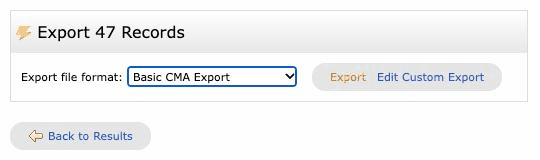
#> input picture dev/package/images/comps-export.png, 540 x 160 px
$ python extract_colors.py ../../../dev/package/images/comps-export.png
#> lines starting #> are read from the running program, lines starting #| are printed output that depends on the picture
### skills/agent-profile/scripts/_shared/design.py
"""Color palette for file-mode outputs, derived from the agent's brand color.

Usage in a skill:
    from _shared import design
    t = design.theme(profile.get("brand"), side="buyer")
    html_head = f"<style>{design.css_vars(t)}</style>"

Every renderer takes colors from theme()/party_colors(); none hard-codes brand hex values.
See docs/architecture.md#brand-colors for the rules implemented here.
"""
import colorsys
import math
import re

DEFAULTS = {"buyer": "#1A74AD", "seller": "#C2410C"}
# "Both" marker: navy by default; the others are fallbacks when navy is too close to a party color.
BOTH_CANDIDATES = ["#1F3A5F", "#5A6672", "#6B4A3A", "#0F766E", "#6B21A8", "#9A6B00"]

# True grays, with no hue: a slate gray reads as a second, blue hue beside the brand (the net sheet's payoff bar, the
# deck's listings). The lightness of the earlier slate grays, so contrast is unchanged.
NEUTRALS = {
    "text": "#1A1A1A",
    "muted": "#5E5E5E",
    "bg": "#FFFFFF",
    "grey": "#A6A6A6",
    "grey_light": "#C2C2C2",
}

# Status colors never follow the brand. Each has a base, a darker text shade, a background and a border.
STATUS = {
    "good": {"base": "#2E7D5B", "strong": "#1D5C41", "bg": "#E6F4EC", "border": "#CDEBDA"},
    "caution": {"base": "#B7791F", "strong": "#8A5A12", "bg": "#FDF3DC", "border": "#E9B95C"},
    "risk": {"base": "#B3261E", "strong": "#8C1D17", "bg": "#FBE9E7", "border": "#F1C4BC"},
}

# Share of white mixed into the brand color for each tint (calibrated on the prototype buyer theme).
TINTS = {"accent": 0.44, "soft": 0.76, "rule": 0.88, "callout": 0.93, "panel": 0.96}

# Share of white mixed into each party color: soft for text on dark party fills, bg for row and panel backgrounds.
PARTY_TINTS = {"soft": 0.80, "bg": 0.88}

# WCAG contrast targets against white.
AA, AAA, DEEP = 4.5, 7.0, 10.0

STATUS_MIN_DISTANCE = 0.10  # OKLab distance below which a status color is shifted away from the brand (DS-2: 0.1+ reads
                            # as a different color)
PARTY_MIN_DISTANCE = 0.12  # OKLab distance below which two party colors count as "the same"

_HEX = re.compile(r"^#?([0-9a-fA-F]{3}|[0-9a-fA-F]{6})$")


# --- color math -------------------------------------------------------------

# [11 lines left out: function parse_hex, not called in this run]


def _rgb(hex_):
    h = hex_.lstrip("#")
    return tuple(int(h[i:i + 2], 16) / 255 for i in (0, 2, 4))


def _hex(rgb):
    return "#" + "".join(f"{round(max(0.0, min(1.0, c)) * 255):02X}" for c in rgb)


def _lin(c):
    return c / 12.92 if c <= 0.04045 else ((c + 0.055) / 1.055) ** 2.4


def _unlin(c):
    return 12.92 * c if c <= 0.0031308 else 1.055 * c ** (1 / 2.4) - 0.055


def luminance(hex_):
    r, g, b = (_lin(c) for c in _rgb(hex_))
    return 0.2126 * r + 0.7152 * g + 0.0722 * b


def contrast(a, b="#FFFFFF"):
    la, lb = sorted((luminance(a), luminance(b)), reverse=True)
    return (la + 0.05) / (lb + 0.05)


def to_oklab(hex_):
    r, g, b = (_lin(c) for c in _rgb(hex_))
    l = 0.4122214708 * r + 0.5363325363 * g + 0.0514459929 * b
    m = 0.2119034982 * r + 0.6806995451 * g + 0.1073969566 * b
    s = 0.0883024619 * r + 0.2817188376 * g + 0.6299787005 * b
    l, m, s = (math.copysign(abs(v) ** (1 / 3), v) for v in (l, m, s))
    return (
        0.2104542553 * l + 0.7936177850 * m - 0.0040720468 * s,
        1.9779984951 * l - 2.4285922050 * m + 0.4505937099 * s,
        0.0259040371 * l + 0.7827717662 * m - 0.8086757660 * s,
    )


# [9 lines left out: function _oklab_to_linear, not called in this run]


def to_oklch(hex_):
    L, a, b = to_oklab(hex_)
    return L, math.hypot(a, b), math.degrees(math.atan2(b, a)) % 360


# [18 lines left out: function from_oklch, not called in this run]


def distance(a, b):
    """Perceptual distance (OKLab). About 0.02 is barely visible; 0.1+ reads as a different color."""
    return math.dist(to_oklab(a), to_oklab(b))


def mix_white(hex_, t):
    """Tint: mix t (0..1) of white into the color, in sRGB like CSS color-mix()."""
    return _hex(c + (1 - c) * t for c in _rgb(hex_))


# [15 lines left out: function darken_to, not called in this run]


def rotate(hex_, degrees):
    L, C, H = to_oklch(hex_)
    return from_oklch(L, C, (H + degrees) % 360)


def is_light(hex_):
    return contrast(hex_) < AA


def is_neutral(hex_):
    """True for black, white and greys (no clear hue)."""
    return to_oklch(hex_)[1] < 0.03


# [12 lines left out: function hue_name, not called in this run]


# Names a non-technical user would recognise, for confirming colors in plain words.
NAMED = {
    "Black": "#111111", "Charcoal": "#36454F", "Slate Gray": "#5A6672", "Gray": "#8A8F96",
    "Silver": "#C0C4C8", "White": "#FFFFFF", "Ivory": "#F8F4E6", "Cream": "#F3E9D2",
    "Beige": "#D9C7A7", "Tan": "#C19A6B", "Brown": "#6B4A3A", "Chocolate": "#4A2C20",
    "Navy": "#1F3A5F", "Midnight Blue": "#172554", "Royal Blue": "#2451B7", "Cobalt": "#0047AB",
    "Blue": "#1A74AD", "Steel Blue": "#4682B4", "Sky Blue": "#7FB8E6", "Light Blue": "#BCD9F0",
    "Teal": "#0F766E", "Turquoise": "#2EC4B6", "Aqua": "#7FDBDA", "Mint": "#A8E6CF",
    "Forest Green": "#1E5631", "Dark Green": "#0B6E4F", "Emerald": "#0B8457", "Green": "#2E7D32",
    "Sage": "#9CAF88", "Olive": "#6B6B2A", "Lime": "#9BCB3B", "Gold": "#D4AF37",
    "Mustard": "#B8860B", "Yellow": "#F2C94C", "Champagne": "#E8D7B0", "Orange": "#E8751A",
    "Burnt Orange": "#C2410C", "Rust": "#A0461F", "Terracotta": "#C8634A", "Coral": "#F2765F",
    "Peach": "#F6B99A", "Red": "#C62828", "Crimson": "#A51C30", "Brick Red": "#8E2B1F",
    "Burgundy": "#8C1D40", "Maroon": "#6D1A2A", "Pink": "#E88AA8", "Blush": "#F2C4CE",
    "Magenta": "#C2185B", "Plum": "#6A2C5E", "Purple": "#6B21A8", "Lavender": "#B8A6D9",
}


def color_name(hex_):
    """Closest plain-language name ('Navy', 'Burnt Orange') for confirming a color with the user."""
    return min(NAMED, key=lambda name: distance(hex_, NAMED[name]))


# --- brand resolution -------------------------------------------------------

# [111 lines left out: functions resolve, _shift_status, theme, party_colors, flat, css_vars, not called in this run]


def pptx_colors(tokens):
    """{name: 'RRGGBB'} for pptxgenjs, which takes hex without '#'."""
    return {k: v.lstrip("#") for k, v in flat(tokens).items()}

### skills/agent-profile/scripts/extract_colors.py
"""Find brand colors in an image (logo, business card, flyer) or on a website.

    python3 scripts/extract_colors.py logo.png          # PNG, JPG, GIF, WebP or SVG
    python3 scripts/extract_colors.py https://janedoerealty.com

Prints JSON: the candidate colors (hex, plain name, how light), a suggested primary, a suggested
buyer/seller split when there are two strong colors, and plain-language notes for the user.
Black, white and greys are skipped; the image is only read, never stored.
"""
import json
import os
import re
import sys
import urllib.parse
import urllib.request
from collections import Counter

sys.path.insert(0, os.path.dirname(os.path.abspath(__file__)))
from _shared import design  # noqa: E402

MERGE_DISTANCE = 0.06  # colors closer than this are one brand color
SPLIT_MIN_SHARE = 0.15  # second color must cover this share of the colored area to offer a split
USER_AGENT = "Mozilla/5.0 (compatible; brand-color-check)"
_HEX_RE = re.compile(r"#([0-9a-fA-F]{6}|[0-9a-fA-F]{3})\b")
_RGB_RE = re.compile(r"rgba?\(\s*(\d{1,3})[\s,]+(\d{1,3})[\s,]+(\d{1,3})")
_VAR_RE = re.compile(r"--[\w-]*(primary|brand|accent|main|theme|secondary)[\w-]*\s*:\s*([^;}\n]+)", re.I)


# --- shared ranking ---------------------------------------------------------

def _merge(weighted, members=False):
    """[(hex, weight)] -> [(hex, weight)] with near-identical colors merged, heaviest first.

    With `members`, each group also lists the hex values merged into it: [(hex, weight, [hex, ...])].
    """
    groups = []
    for hx, w in sorted(weighted, key=lambda x: -x[1]):
        for g in groups:
            if design.distance(g[0], hx) < MERGE_DISTANCE:
                g[1] += w
                g[2].append(hx)
                break
        else:
            groups.append([hx, w, [hx]])
    return [tuple(g) if members else (g[0], g[1]) for g in groups]


def _describe(hx, share=None, evidence=None):
    item = {"hex": hx, "name": design.color_name(hx), "light": design.is_light(hx)}
    if share is not None:
        item["share"] = round(share, 3)
    if evidence:
        item["evidence"] = evidence
    return item


def summarize(candidates, neutral_share=0.0):
    """Build the result from ranked chromatic candidates [(hex, share, evidence)]."""
    colors = [_describe(hx, share, ev) for hx, share, ev in candidates[:4]]
    notes, suggestion = [], {}
    if not colors:
        notes.append("No clear brand color was found (only black, white or grey)."
                     " Charcoal or Navy work well for reports; or share another image or the hex codes.")
        suggestion["alternatives"] = [_describe(design.NAMED["Charcoal"]), _describe(design.NAMED["Navy"])]
        return {"colors": [], "suggestion": suggestion, "notes": notes}

    primary = colors[0]
    suggestion["primary"] = primary["hex"]
    if len(colors) > 1:
        second = colors[1]
        strong = second.get("share", 1.0) >= SPLIT_MIN_SHARE
        if strong and design.distance(primary["hex"], second["hex"]) >= design.PARTY_MIN_DISTANCE:
            suggestion["split"] = {"buyer_primary": primary["hex"], "seller_primary": second["hex"]}
            light = next((c for c in (primary, second) if c["light"]), None)
            if light:
                other = second if light is primary else primary
                notes.append(f"{light['name']} is light, so {other['name']} for all reports is also a good choice.")
    for c in colors[:2]:
        if c["light"]:
            notes.append(f"{c['name']} is too light to read as text, so reports would use a darker shade"
                         f" for text and {c['name']} for accents.")
    if neutral_share > 0.6:
        notes.append("Most of the image is black, white or grey; the colors listed are the accents.")
    return {"colors": colors, "suggestion": suggestion, "notes": notes}


# --- images -----------------------------------------------------------------

# [12 lines left out: function from_svg, not called in this run]


def from_image(path):
    if path.lower().endswith(".svg"):
        return from_svg(path)
    from PIL import Image, UnidentifiedImageError

    try:
        with Image.open(path) as im:
#> im is the input picture: PIL image 540x160 P; mean R, G, B 242.1, 242.8, 243.6
            im = im.convert("RGBA")
#> im: PIL image 540x160 RGBA
            im.thumbnail((200, 200), Image.NEAREST)  # nearest keeps the logo's real colors (no blended edge pixels)
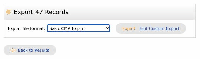
#> im: PIL image 200x59 RGBA; mean R, G, B, A 241.6, 242.4, 243.4, 255
            raw = im.tobytes()  # RGBA bytes; works across Pillow versions
    except (UnidentifiedImageError, OSError) as e:  # PDF, HEIC, a corrupt file: say so instead of a traceback
        return {"ok": False, "colors": [], "suggestion": {}, "source": os.path.basename(path),
                "notes": [f"Can't read this file as an image ({e.__class__.__name__}). Send a PNG or JPG "
                          "(a screenshot of the logo works), or the website address."]}
    pixels = [tuple(raw[i:i + 3]) for i in range(0, len(raw), 4) if raw[i + 3] >= 128]  # skip transparent
#> pixels = 11800 items, first 6: (254, 254, 254), (254, 254, 254), (254, 254, 254), (254, 254, 254), (254, 254, 254), (254, 254, 254)
    if not pixels:
        return summarize([])
    counts, inside = Counter(), {}
    for rgb, n in Counter(pixels).items():  # bucket to 32 levels to group shades, but remember the real pixels
        bucket = "#%02X%02X%02X" % tuple(c // 8 * 8 + 4 for c in rgb)
        counts[bucket] += n
        inside.setdefault(bucket, Counter())["#%02X%02X%02X" % rgb] += n
#> this loop made 170 passes
#> (rgb, n, bucket) on passes 1 to 3: ((254, 254, 254), 6577, '#FCFCFC'), ((251, 251, 252), 16, '#FCFCFC'), ((252, 252, 252), 305, '#FCFCFC')
#> after the loop, counts = 85 items
    total = sum(counts.values())
#> total = 11800
    chromatic = [(hx, n) for hx, n in counts.items() if not design.is_neutral(hx)]
#> chromatic = 24 items, first 6: ('#FCE4CC', 29), ('#FCFCE4', 14), ('#ECCC94', 23), ('#C4F4FC', 1), ('#1C5CB4', 59), ('#345CA4', 16)
    neutral_share = 1 - sum(n for _, n in chromatic) / total
#> neutral_share = 0.972
    colored = sum(n for _, n in chromatic) or 1
#> colored = 333
    ranked = []
    for _, n, buckets in _merge(chromatic, members=True):
        if n / colored < 0.02:
            continue
        real = sum((inside[b] for b in buckets), Counter()).most_common(1)[0][0]  # the most common real pixel
        ranked.append((real, n / colored, "image"))
#> this loop made 11 passes
#> (n, buckets) on passes 1, 2, 3, 4, 5, 7, 8, 9, 10, 11: (89, ['#1C5CB4', '#345CA4', '#24549C']), (54, ['#2C548C', '#3C4484']), (43, ['#FCE4CC', '#FCFCE4']), (31, ['#5C6484', '#5C649C']), (23, ['#ECCC94']), (27, ['#9CACD4', '#B4BCE4', '#A4A4BC']), (11, ['#747C9C']), (11, ['#8494B4', '#9C94AC']), (5, ['#544C6C']), (1, ['#34345C'])
#> n on pass 6: 38
    result = summarize(ranked, neutral_share)
#> the loop in summarize, `for c in colors[:2]:` made 2 passes
    result["source"] = os.path.basename(path)
    return result


# --- websites ---------------------------------------------------------------

FONT_HOSTS = ("fonts.googleapis.com", "use.typekit.net", "fonts.bunny.net", "use.fontawesome.com")


def _site(url):
    """'https://www.janedoe.com/a.css' -> 'janedoe.com'."""
    return urllib.parse.urlparse(url).netloc.lower().removeprefix("www.")


# [74 lines left out: functions _colors_in, _fetch, from_html, from_url, not called in this run]


def main(argv):
    if len(argv) != 1:
        sys.exit(__doc__)
    target = argv[0]
    looks_like_file = re.search(r"\.(png|jpe?g|gif|webp|svg|bmp|tiff?|heic|pdf)$", target, re.I)
    if looks_like_file and not os.path.exists(target):  # CORE-26: a missing file, not a website
        result = {"ok": False, "colors": [], "suggestion": {}, "source": target,
                  "notes": [f"File not found: {target}. Check the name, or send the image again."]}
    else:
        result = from_url(target) if re.match(r"^(https?://|www\.)|^[\w-]+(\.[\w-]+)+(/|$)", target) \
            and not os.path.exists(target) else from_image(target)
    print(json.dumps(result, indent=2))
#> (printed output is left out)


if __name__ == "__main__":
    main(sys.argv[1:])

$ run again, on dev/package/images/comps-quick.png
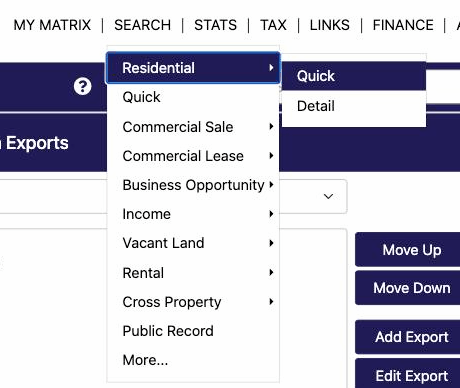
#> input picture dev/package/images/comps-quick.png, 460 x 388 px
#> in from_image, im is the input picture: PIL image 460x388 P; mean R, G, B 195.1, 194.3, 207.9
#> in from_image, `im.thumbnail((200, 200), Image.NEAREST)  # nearest keeps the logo's re..`:
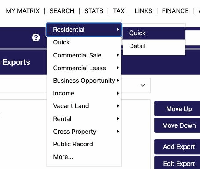
#> im: PIL image 200x169 RGBA; mean R, G, B, A 194.7, 193.9, 207.6, 255
#> pixels = 33800 items
#> the loop in from_image, `for rgb, n in Counter(pixels).items():` made 233 passes
#> (rgb, n, bucket) on passes 1 to 3: ((254, 254, 254), 19811, '#FCFCFC'), ((248, 249, 249), 95, '#FCFCFC'), ((251, 251, 251), 136, '#FCFCFC')
#> after the loop in from_image, `for rgb, n in Counter(pixels).items():`: counts = 117 items
#> total = 33800
#> chromatic = 65 items, first 6: ('#8484B4', 4), ('#749CCC', 74), ('#74749C', 59), ('#1C4494', 77), ('#44548C', 10), ('#D4E4FC', 3)
#> neutral_share = 0.753
#> colored = 8358
#> the loop in from_image, `for _, n, buckets in _merge(chromatic, members=True):` made 16 passes
#> (n, buckets) on passes 3 to 9: (86, ['#245CA4']), (192, ['#948CAC', '#847CA4', '#84849C', '#9C9CB4', '#8484B4']), (77, ['#1C4494']), (74, ['#749CCC']), (120, ['#BCB4CC', '#C4C4DC', '#A4A4C4', '#ACB4DC']), (140, ['#343454', '#3C3C54', '#3C3C64', '#3C344C']), (106, ['#74749C', '#74748C', '#6C6484', '#6C6C8C', '#6C6C84'])
#> the loop in summarize, `for c in colors[:2]:` made 2 passes
#> (printed output is left out)

$ run again, on dev/package/images/comps-statuses.png
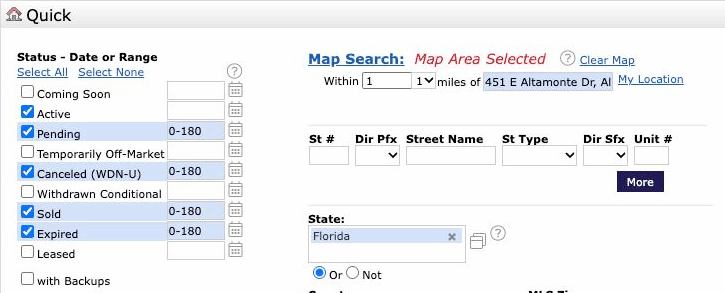
#> input picture dev/package/images/comps-statuses.png, 725 x 293 px
#> in from_image, im is the input picture: PIL image 725x293 P; mean R, G, B 238.6, 240.2, 243.1
#> in from_image, `im.thumbnail((200, 200), Image.NEAREST)  # nearest keeps the logo's re..`:
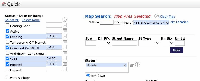
#> im: PIL image 200x81 RGBA; mean R, G, B, A 238.1, 239.7, 242.5, 255
#> pixels = 16200 items, first 6: (252, 252, 252), (251, 250, 254), (253, 254, 254), (254, 252, 245), (254, 254, 249), (253, 254, 254)
#> the loop in from_image, `for rgb, n in Counter(pixels).items():` made 223 passes
#> (rgb, n, bucket) on passes 1 to 3: ((252, 252, 252), 133, '#FCFCFC'), ((251, 250, 254), 12, '#FCFCFC'), ((253, 254, 254), 128, '#FCFCFC')
#> after the loop in from_image, `for rgb, n in Counter(pixels).items():`: counts = 106 items
#> total = 16200
#> chromatic = 49 items, first 6: ('#D48C94', 14), ('#E4B4BC', 15), ('#84646C', 15), ('#7484AC', 10), ('#8CA4CC', 5), ('#1C5CAC', 3)
#> neutral_share = 0.92
#> colored = 1304
#> the loop in from_image, `for _, n, buckets in _merge(chromatic, members=True):` made 20 passes
#> (n, buckets) on passes 2, 4, 5, 6, 7, 8, 9, 10: (62, ['#445C84', '#2C5484']), (25, ['#040414']), (44, ['#646C84', '#84646C', '#54749C']), (19, ['#A43C4C']), (39, ['#BCCCE4', '#B4BCD4', '#9CCCF4']), (27, ['#7C7C94', '#7484AC']), (36, ['#0C74F4', '#247CEC', '#0C6CDC']), (15, ['#E4B4BC'])
#> the loop in summarize, `for c in colors[:2]:` made 2 passes
#> (printed output is left out)

$ run again, on dev/package/images/comps-style.png
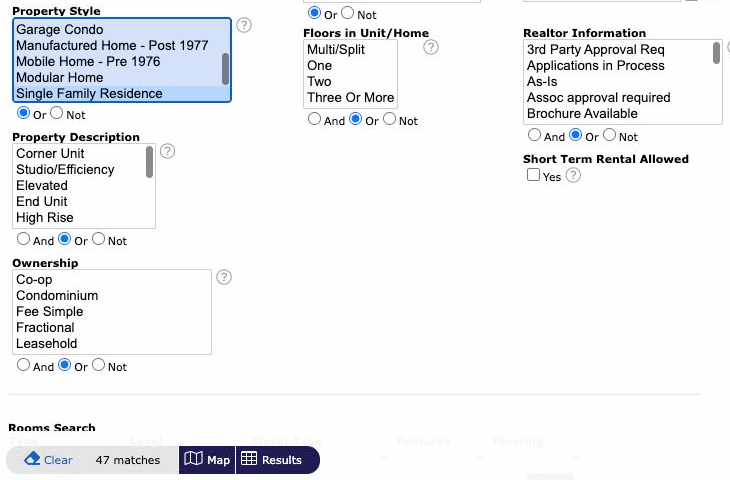
#> input picture dev/package/images/comps-style.png, 730 x 480 px
#> in from_image, im is the input picture: PIL image 730x480 P; mean R, G, B 239.8, 241, 243.1
#> in from_image, `im.thumbnail((200, 200), Image.NEAREST)  # nearest keeps the logo's re..`:
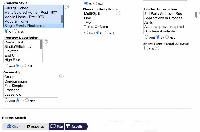
#> im: PIL image 200x132 RGBA; mean R, G, B, A 240.9, 242, 244, 255
#> pixels = 26400 items
#> the loop in from_image, `for rgb, n in Counter(pixels).items():` made 229 passes
#> (rgb, n, bucket) on passes 1 to 3: ((254, 254, 254), 20648, '#FCFCFC'), ((254, 252, 254), 73, '#FCFCFC'), ((254, 253, 254), 46, '#FCFCFC')
#> after the loop in from_image, `for rgb, n in Counter(pixels).items():`: counts = 111 items
#> total = 26400
#> chromatic = 49 items, first 6: ('#4C8CE4', 7), ('#1C6CCC', 4), ('#7494C4', 10), ('#54749C', 7), ('#0C74F4', 7), ('#DCFCFC', 8)
#> neutral_share = 0.948
#> colored = 1370
#> the loop in from_image, `for _, n, buckets in _merge(chromatic, members=True):` made 16 passes
#> (n, buckets) on passes 3 to 9: (157, ['#B4D4FC', '#ACD4FC', '#C4CCE4', '#B4CCEC', '#9CC4EC']), (53, ['#2C5C9C', '#34547C', '#2464B4', '#145CAC']), (39, ['#040414', '#040424']), (46, ['#8C94AC', '#8CA4CC', '#7494C4']), (27, ['#34445C', '#444C64']), (38, ['#6C7C94', '#647484', '#54749C']), (15, ['#242C44'])
#> the loop in summarize, `for c in colors[:2]:` made 2 passes
#> (printed output is left out)
